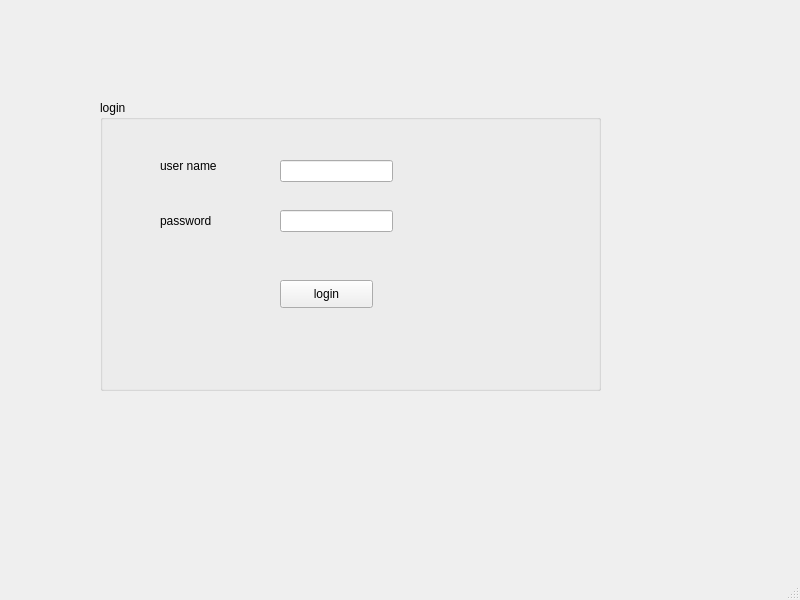
<?xml version="1.0" encoding="UTF-8"?>
<ui version="4.0">
 <class>MainWindow</class>
 <widget class="QMainWindow" name="MainWindow">
  <property name="geometry">
   <rect>
    <x>0</x>
    <y>0</y>
    <width>800</width>
    <height>600</height>
   </rect>
  </property>
  <property name="windowTitle">
   <string>MainWindow</string>
  </property>
  <widget class="QWidget" name="centralwidget">
   <widget class="QGroupBox" name="groupBox">
    <property name="geometry">
     <rect>
      <x>100</x>
      <y>100</y>
      <width>501</width>
      <height>291</height>
     </rect>
    </property>
    <property name="title">
     <string>login</string>
    </property>
    <widget class="QLabel" name="label">
     <property name="geometry">
      <rect>
       <x>60</x>
       <y>50</y>
       <width>61</width>
       <height>31</height>
      </rect>
     </property>
     <property name="text">
      <string>user name</string>
     </property>
    </widget>
    <widget class="QLineEdit" name="lineEdit_username">
     <property name="geometry">
      <rect>
       <x>180</x>
       <y>60</y>
       <width>113</width>
       <height>22</height>
      </rect>
     </property>
    </widget>
    <widget class="QLineEdit" name="lineEdit_password">
     <property name="geometry">
      <rect>
       <x>180</x>
       <y>110</y>
       <width>113</width>
       <height>22</height>
      </rect>
     </property>
    </widget>
    <widget class="QLabel" name="label_2">
     <property name="geometry">
      <rect>
       <x>60</x>
       <y>110</y>
       <width>71</width>
       <height>21</height>
      </rect>
     </property>
     <property name="text">
      <string>password</string>
     </property>
    </widget>
    <widget class="QPushButton" name="login">
     <property name="geometry">
      <rect>
       <x>180</x>
       <y>180</y>
       <width>93</width>
       <height>28</height>
      </rect>
     </property>
     <property name="text">
      <string>login</string>
     </property>
    </widget>
   </widget>
  </widget>
  <widget class="QMenuBar" name="menubar">
   <property name="geometry">
    <rect>
     <x>0</x>
     <y>0</y>
     <width>800</width>
     <height>26</height>
    </rect>
   </property>
  </widget>
  <widget class="QStatusBar" name="statusbar"/>
 </widget>
 <resources/>
 <connections/>
</ui>
